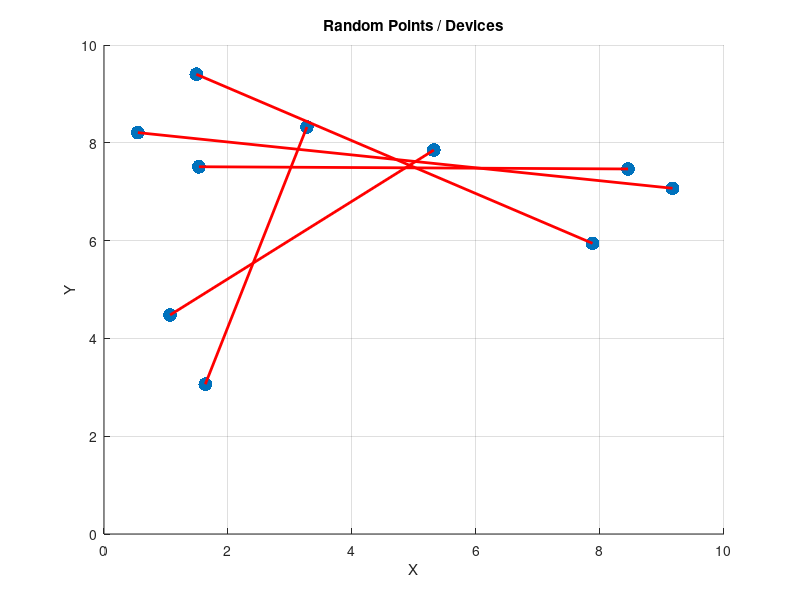

This figure's MATLAB source:
%plan:
%- make 10 random points
%- make graph with points
%- make all possible pairings (brute force) with helper function
%- write the helper function that generates all unique pairings (brute force) recursively
%- look through each set made (brute force) and find max total distance
%- display pairs + max total distance
%- show the best pairings on graph

function bestPairs = bruteForce()
    %make 10 random points
    numPoints = 10;
    x = rand(1, numPoints) * 10;
    y = rand(1, numPoints) * 10;
    points = [x; y]';
    disp('Random Points / Devices:');
    disp(points);
    
    %make graph with points
    figure;
    scatter(x, y, 100, 'filled');
    xlabel('X');
    ylabel('Y');
    title('Random Points / Devices');
    xlim([0 10]);
    ylim([0 10]);
    grid on;
    hold on;
    
    %make all possible pairings (brute force) with helper function
    pointIndices = 1:numPoints;
    pairings = makePairings(pointIndices);
    maxTotDist = -inf;
    bestPairs = [];

    %look through each set made (brute force) and find max total distance
    for i = 1:length(pairings)
        pairingSet = pairings{i}; 
        %pairings has [Set 1], [Set 2], etc. which we got from makeParings
        %pairing set is [Set i] = [1 3; 2 5; 4 6], for example
        totDist = 0;
        %tot dist for this pairing set
        for j = 1:size(pairingSet, 1) %[1 3; 2 5; 4 6] = 3 loops
            idx1 = pairingSet(j, 1); %[1 3] => 1
            idx2 = pairingSet(j, 2); %[1 3] => 3
            p1 = points(idx1, :); %1 => p1 = [2.5, 4.0]
            p2 = points(idx2, :); %3 => p2 = [5.7, 7.8]
            dist = norm(p1 - p2); %sqrt((x1-x2)^2+(y1-y^2))
            totDist = totDist + dist;
        end
        %update best pairing
        if totDist > maxTotDist
            maxTotDist = totDist;
            bestPairs = pairingSet;
        end
    end

    %- display pairs + max total distance
    disp('Best Pairs:');
    disp(bestPairs);
    disp(['Max Total Distance: ', num2str(maxTotDist)]);

    % show the best pairings on graph (lines)
    for j = 1:size(bestPairs, 1)
        idx1 = bestPairs(j, 1);
        idx2 = bestPairs(j, 2);
        plot([points(idx1,1), points(idx2,1)], [points(idx1,2), points(idx2,2)], 'r-', 'LineWidth', 2);
    end
end

%write the helper function that generates all unique pairings (brute force) recursively
function pairings = makePairings(indices) %(n-1)!! ways to form pairs = O(n!!) complexity
    if isempty(indices) %base case
        pairings = {[]};
        return;
    end

    pairings = {};
    first = indices(1);
    for i = 2:length(indices) %loop over all possible choices for pairing with first
        second = indices(i);
        remaining = indices([2:i-1, i+1:end]); %exclude 1 2, get remaining
        subPairings = makePairings(remaining); %all possible pairings with remaining (recursive)
        for j = 1:length(subPairings) %each pair from recursion
            pairing = [[first, second]; subPairings{j}]; %get [1 3; 2 5; 4 6] like example above
            pairings{end+1} = pairing; %save this set to list of all possible pairings [Set 1], [Set 2], etc.
        end
    end
end

%Improvements: Iterative or even greedy approach for 10+ points